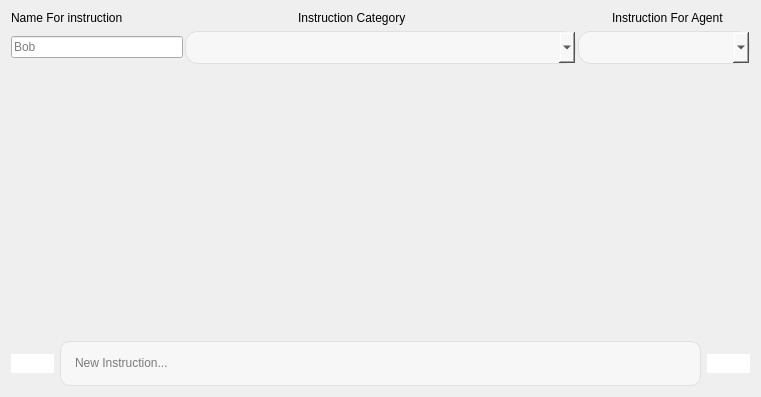
          <widget class="QWidget" name="page_4">
           <layout class="QGridLayout" name="gridLayout_9">
            <item row="0" column="0" colspan="2">
             <layout class="QGridLayout" name="gridLayout_6">
              <property name="horizontalSpacing">
               <number>2</number>
              </property>
              <item row="0" column="0">
               <widget class="QLabel" name="label_3">
                <property name="sizePolicy">
                 <sizepolicy hsizetype="Fixed" vsizetype="Fixed">
                  <horstretch>0</horstretch>
                  <verstretch>0</verstretch>
                 </sizepolicy>
                </property>
                <property name="text">
                 <string>Name For instruction</string>
                </property>
               </widget>
              </item>
              <item row="1" column="3">
               <widget class="QComboBox" name="comboBox_list_agent_for_create_instruction_create">
                <property name="sizePolicy">
                 <sizepolicy hsizetype="Fixed" vsizetype="Fixed">
                  <horstretch>0</horstretch>
                  <verstretch>0</verstretch>
                 </sizepolicy>
                </property>
                <property name="minimumSize">
                 <size>
                  <width>172</width>
                  <height>0</height>
                 </size>
                </property>
                <property name="styleSheet">
                 <string notr="true">QComboBox {
    background-color: #F7F7F7;
    border: 1px solid #E0E0E0;
    border-radius: 13px;  /* Borda arredondada */
    color: black;  /* Cor do texto */
    font-size: 16px;  /* Tamanho da fonte */
    padding: 5px 10px;  /* Espaçamento interno */
}

QComboBox:hover {
    background-color: #EDEDED; /* Fundo ao passar o mouse */
}

QComboBox:pressed {
    background-color: #DCDCDC; /* Fundo ao pressionar */
}

QComboBox QAbstractItemView {
    background-color: #F7F7F7;
    border: 1px solid #E0E0E0;
    selection-background-color: #EDEDED;
    selection-color: black;
    border-radius: 10px;  /* Borda arredondada para a lista */
    font-size: 16px; /* Ajuste de fonte para itens */
}
</string>
                </property>
               </widget>
              </item>
              <item row="1" column="0">
               <widget class="QLineEdit" name="NameForInstruction_create">
                <property name="sizePolicy">
                 <sizepolicy hsizetype="Fixed" vsizetype="Fixed">
                  <horstretch>0</horstretch>
                  <verstretch>0</verstretch>
                 </sizepolicy>
                </property>
                <property name="minimumSize">
                 <size>
                  <width>172</width>
                  <height>0</height>
                 </size>
                </property>
                <property name="styleSheet">
                 <string notr="true"/>
                </property>
                <property name="placeholderText">
                 <string>Bob</string>
                </property>
               </widget>
              </item>
              <item row="0" column="3">
               <widget class="QLabel" name="label_4">
                <property name="sizePolicy">
                 <sizepolicy hsizetype="Fixed" vsizetype="Preferred">
                  <horstretch>0</horstretch>
                  <verstretch>0</verstretch>
                 </sizepolicy>
                </property>
                <property name="text">
                 <string>Instruction For Agent</string>
                </property>
                <property name="indent">
                 <number>34</number>
                </property>
               </widget>
              </item>
              <item row="1" column="1" colspan="2">
               <widget class="QComboBox" name="comboBox_category_instruction_create">
                <property name="styleSheet">
                 <string notr="true">QComboBox {
    background-color: #F7F7F7;
    border: 1px solid #E0E0E0;
    border-radius: 13px;  /* Borda arredondada */
    color: black;  /* Cor do texto */
    font-size: 16px;  /* Tamanho da fonte */
    padding: 5px 10px;  /* Espaçamento interno */
}

QComboBox:hover {
    background-color: #EDEDED; /* Fundo ao passar o mouse */
}

QComboBox:pressed {
    background-color: #DCDCDC; /* Fundo ao pressionar */
}

QComboBox QAbstractItemView {
    background-color: #F7F7F7;
    border: 1px solid #E0E0E0;
    selection-background-color: #EDEDED;
    selection-color: black;
    border-radius: 10px;  /* Borda arredondada para a lista */
    font-size: 16px; /* Ajuste de fonte para itens */
}
</string>
                </property>
               </widget>
              </item>
              <item row="0" column="1" colspan="2">
               <widget class="QLabel" name="label_5">
                <property name="text">
                 <string>Instruction Category</string>
                </property>
                <property name="indent">
                 <number>113</number>
                </property>
               </widget>
              </item>
             </layout>
            </item>
            <item row="1" column="0" colspan="2">
             <spacer name="verticalSpacer_4">
              <property name="orientation">
               <enum>Qt::Vertical</enum>
              </property>
              <property name="sizeType">
               <enum>QSizePolicy::Expanding</enum>
              </property>
              <property name="sizeHint" stdset="0">
               <size>
                <width>20</width>
                <height>271</height>
               </size>
              </property>
             </spacer>
            </item>
            <item row="2" column="0" colspan="2">
             <layout class="QGridLayout" name="gridLayout_7">
              <property name="horizontalSpacing">
               <number>6</number>
              </property>
              <item row="0" column="0">
               <widget class="QCustomQPushButton" name="BacktoEditinstruction_create">
                <property name="sizePolicy">
                 <sizepolicy hsizetype="Maximum" vsizetype="Maximum">
                  <horstretch>0</horstretch>
                  <verstretch>0</verstretch>
                 </sizepolicy>
                </property>
                <property name="styleSheet">
                 <string notr="true">            QPushButton {
                background-color: white;

                border-radius: 13px;  /* Borda arredondada (círculo) */
                color: black;  /* Cor do texto alterada para preto */
                font-size: 16px;  /* Ajuste do tamanho do ícone */
            }
            QPushButton:hover {
                background-color: #EDEDED;
            }
            QPushButton:pressed {
                background-color: #DCDCDC;
            }
</string>
                </property>
                <property name="text">
                 <string/>
                </property>
                <property name="icon">
                 <iconset resource="../Qss/icons/_icons.qrc">
                  <normaloff>:/material_design/icons/material_design/keyboard_backspace.png</normaloff>:/material_design/icons/material_design/keyboard_backspace.png</iconset>
                </property>
                <property name="iconSize">
                 <size>
                  <width>27</width>
                  <height>27</height>
                 </size>
                </property>
               </widget>
              </item>
              <item row="0" column="2">
               <widget class="QTextEdit" name="New_instruction_html_create">
                <property name="sizePolicy">
                 <sizepolicy hsizetype="Preferred" vsizetype="Preferred">
                  <horstretch>0</horstretch>
                  <verstretch>0</verstretch>
                 </sizepolicy>
                </property>
                <property name="minimumSize">
                 <size>
                  <width>641</width>
                  <height>45</height>
                 </size>
                </property>
                <property name="maximumSize">
                 <size>
                  <width>641</width>
                  <height>45</height>
                 </size>
                </property>
                <property name="styleSheet">
                 <string notr="true">            QTextEdit {
                border: 1px solid #E0E0E0;
                padding: 10px;
                border-radius: 10px;
                background-color: #F7F7F7;
                color: black;  /* Cor do texto alterada para preto */
            }</string>
                </property>
                <property name="placeholderText">
                 <string>New Instruction...</string>
                </property>
               </widget>
              </item>
              <item row="0" column="3">
               <widget class="QCustomQPushButton" name="CreateInstructionbutton_create">
                <property name="sizePolicy">
                 <sizepolicy hsizetype="Fixed" vsizetype="Fixed">
                  <horstretch>0</horstretch>
                  <verstretch>0</verstretch>
                 </sizepolicy>
                </property>
                <property name="styleSheet">
                 <string notr="true">            QPushButton {
                background-color: white;

                border-radius: 13px;  /* Borda arredondada (círculo) */
                color: black;  /* Cor do texto alterada para preto */
                font-size: 16px;  /* Ajuste do tamanho do ícone */
            }
            QPushButton:hover {
                background-color: #EDEDED;
            }
            QPushButton:pressed {
                background-color: #DCDCDC;
            }
</string>
                </property>
                <property name="text">
                 <string/>
                </property>
                <property name="icon">
                 <iconset resource="../Qss/icons/_icons.qrc">
                  <normaloff>:/material_design/icons/material_design/create.png</normaloff>:/material_design/icons/material_design/create.png</iconset>
                </property>
                <property name="iconSize">
                 <size>
                  <width>37</width>
                  <height>41</height>
                 </size>
                </property>
               </widget>
              </item>
             </layout>
            </item>
           </layout>
          </widget>
